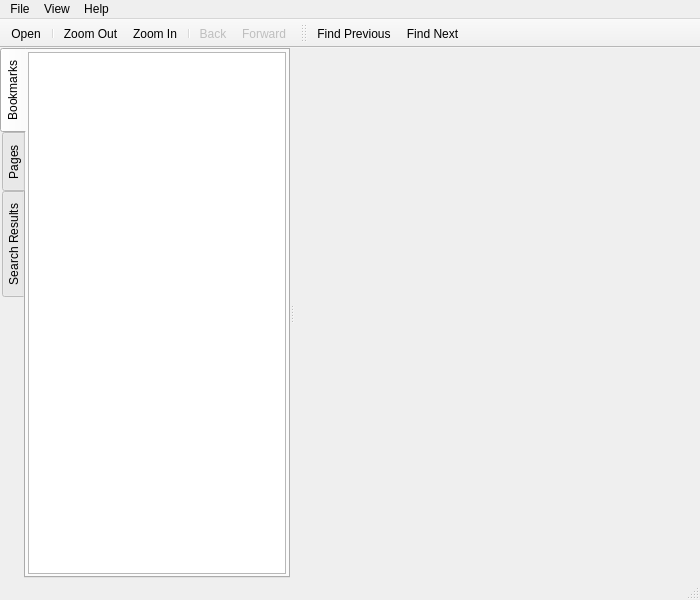
<?xml version="1.0" encoding="UTF-8"?>
<ui version="4.0">
 <class>MainWindow</class>
 <widget class="QMainWindow" name="MainWindow">
  <property name="geometry">
   <rect>
    <x>0</x>
    <y>0</y>
    <width>700</width>
    <height>600</height>
   </rect>
  </property>
  <property name="windowTitle">
   <string>PDF Viewer</string>
  </property>
  <property name="unifiedTitleAndToolBarOnMac">
   <bool>true</bool>
  </property>
  <widget class="QWidget" name="centralWidget">
   <layout class="QVBoxLayout" name="verticalLayout">
    <property name="spacing">
     <number>0</number>
    </property>
    <property name="leftMargin">
     <number>0</number>
    </property>
    <property name="topMargin">
     <number>0</number>
    </property>
    <property name="rightMargin">
     <number>0</number>
    </property>
    <property name="bottomMargin">
     <number>0</number>
    </property>
    <item>
     <widget class="QWidget" name="widget" native="true">
      <layout class="QVBoxLayout" name="verticalLayout_2">
       <property name="spacing">
        <number>0</number>
       </property>
       <property name="leftMargin">
        <number>0</number>
       </property>
       <property name="topMargin">
        <number>0</number>
       </property>
       <property name="rightMargin">
        <number>0</number>
       </property>
       <property name="bottomMargin">
        <number>0</number>
       </property>
       <item>
        <widget class="QSplitter" name="splitter">
         <property name="orientation">
          <enum>Qt::Horizontal</enum>
         </property>
         <widget class="QTabWidget" name="tabWidget">
          <property name="sizePolicy">
           <sizepolicy hsizetype="Preferred" vsizetype="Expanding">
            <horstretch>0</horstretch>
            <verstretch>0</verstretch>
           </sizepolicy>
          </property>
          <property name="tabPosition">
           <enum>QTabWidget::West</enum>
          </property>
          <property name="currentIndex">
           <number>0</number>
          </property>
          <property name="documentMode">
           <bool>false</bool>
          </property>
          <widget class="QWidget" name="bookmarkTab">
           <attribute name="title">
            <string>Bookmarks</string>
           </attribute>
           <layout class="QVBoxLayout" name="verticalLayout_3">
            <property name="spacing">
             <number>0</number>
            </property>
            <property name="leftMargin">
             <number>2</number>
            </property>
            <property name="topMargin">
             <number>2</number>
            </property>
            <property name="rightMargin">
             <number>2</number>
            </property>
            <property name="bottomMargin">
             <number>2</number>
            </property>
            <item>
             <widget class="QTreeView" name="bookmarkView">
              <property name="sizePolicy">
               <sizepolicy hsizetype="Preferred" vsizetype="Expanding">
                <horstretch>0</horstretch>
                <verstretch>0</verstretch>
               </sizepolicy>
              </property>
              <property name="headerHidden">
               <bool>true</bool>
              </property>
             </widget>
            </item>
           </layout>
          </widget>
          <widget class="QWidget" name="pagesTab">
           <attribute name="title">
            <string>Pages</string>
           </attribute>
           <layout class="QVBoxLayout" name="verticalLayout_4">
            <property name="leftMargin">
             <number>2</number>
            </property>
            <property name="topMargin">
             <number>2</number>
            </property>
            <property name="rightMargin">
             <number>2</number>
            </property>
            <property name="bottomMargin">
             <number>2</number>
            </property>
            <item>
             <widget class="QListView" name="thumbnailsView">
              <property name="sizePolicy">
               <sizepolicy hsizetype="Preferred" vsizetype="Expanding">
                <horstretch>0</horstretch>
                <verstretch>0</verstretch>
               </sizepolicy>
              </property>
              <property name="iconSize">
               <size>
                <width>128</width>
                <height>128</height>
               </size>
              </property>
              <property name="movement">
               <enum>QListView::Static</enum>
              </property>
              <property name="resizeMode">
               <enum>QListView::Adjust</enum>
              </property>
              <property name="viewMode">
               <enum>QListView::IconMode</enum>
              </property>
             </widget>
            </item>
           </layout>
          </widget>
          <widget class="QWidget" name="searchResultsTab">
           <attribute name="title">
            <string>Search Results</string>
           </attribute>
           <layout class="QVBoxLayout" name="verticalLayout_5">
            <property name="spacing">
             <number>0</number>
            </property>
            <property name="leftMargin">
             <number>2</number>
            </property>
            <property name="topMargin">
             <number>2</number>
            </property>
            <property name="rightMargin">
             <number>2</number>
            </property>
            <property name="bottomMargin">
             <number>2</number>
            </property>
            <item>
             <widget class="QListView" name="searchResultsView">
              <property name="horizontalScrollBarPolicy">
               <enum>Qt::ScrollBarAlwaysOff</enum>
              </property>
             </widget>
            </item>
           </layout>
          </widget>
         </widget>
         <widget class="QPdfView" name="pdfView" native="true">
          <property name="sizePolicy">
           <sizepolicy hsizetype="Expanding" vsizetype="Expanding">
            <horstretch>10</horstretch>
            <verstretch>0</verstretch>
           </sizepolicy>
          </property>
         </widget>
        </widget>
       </item>
      </layout>
     </widget>
    </item>
   </layout>
  </widget>
  <widget class="QMenuBar" name="menuBar">
   <property name="geometry">
    <rect>
     <x>0</x>
     <y>0</y>
     <width>700</width>
     <height>23</height>
    </rect>
   </property>
   <widget class="QMenu" name="menuFile">
    <property name="title">
     <string>File</string>
    </property>
    <addaction name="actionOpen"/>
    <addaction name="actionQuit"/>
   </widget>
   <widget class="QMenu" name="menuHelp">
    <property name="title">
     <string>Help</string>
    </property>
    <addaction name="actionAbout"/>
    <addaction name="actionAbout_Qt"/>
   </widget>
   <widget class="QMenu" name="menuView">
    <property name="title">
     <string>View</string>
    </property>
    <addaction name="actionZoom_In"/>
    <addaction name="actionZoom_Out"/>
    <addaction name="actionPrevious_Page"/>
    <addaction name="actionNext_Page"/>
    <addaction name="separator"/>
    <addaction name="actionContinuous"/>
   </widget>
   <addaction name="menuFile"/>
   <addaction name="menuView"/>
   <addaction name="menuHelp"/>
  </widget>
  <widget class="QToolBar" name="mainToolBar">
   <property name="movable">
    <bool>false</bool>
   </property>
   <property name="floatable">
    <bool>false</bool>
   </property>
   <attribute name="toolBarArea">
    <enum>TopToolBarArea</enum>
   </attribute>
   <attribute name="toolBarBreak">
    <bool>false</bool>
   </attribute>
   <addaction name="actionOpen"/>
   <addaction name="separator"/>
   <addaction name="actionZoom_Out"/>
   <addaction name="actionZoom_In"/>
   <addaction name="separator"/>
   <addaction name="actionBack"/>
   <addaction name="actionForward"/>
  </widget>
  <widget class="QStatusBar" name="statusBar"/>
  <widget class="QToolBar" name="searchToolBar">
   <property name="windowTitle">
    <string>toolBar</string>
   </property>
   <attribute name="toolBarArea">
    <enum>TopToolBarArea</enum>
   </attribute>
   <attribute name="toolBarBreak">
    <bool>false</bool>
   </attribute>
   <addaction name="actionFindPrevious"/>
   <addaction name="actionFindNext"/>
  </widget>
  <action name="actionOpen">
   <property name="icon">
    <iconset theme="document-open" resource="resources.qrc">
     <normaloff>:/icons/images/document-open.svgz</normaloff>:/icons/images/document-open.svgz</iconset>
   </property>
   <property name="text">
    <string>Open...</string>
   </property>
   <property name="shortcut">
    <string>Ctrl+O</string>
   </property>
  </action>
  <action name="actionQuit">
   <property name="icon">
    <iconset theme="application-exit"/>
   </property>
   <property name="text">
    <string>Quit</string>
   </property>
   <property name="shortcut">
    <string>Ctrl+Q</string>
   </property>
  </action>
  <action name="actionAbout">
   <property name="icon">
    <iconset theme="help-about"/>
   </property>
   <property name="text">
    <string>About</string>
   </property>
  </action>
  <action name="actionAbout_Qt">
   <property name="text">
    <string>About Qt</string>
   </property>
  </action>
  <action name="actionZoom_In">
   <property name="icon">
    <iconset theme="zoom-in" resource="resources.qrc">
     <normaloff>:/icons/images/zoom-in.svgz</normaloff>:/icons/images/zoom-in.svgz</iconset>
   </property>
   <property name="text">
    <string>Zoom In</string>
   </property>
   <property name="shortcut">
    <string>Ctrl+=</string>
   </property>
  </action>
  <action name="actionZoom_Out">
   <property name="icon">
    <iconset theme="zoom-out" resource="resources.qrc">
     <normaloff>:/icons/images/zoom-out.svgz</normaloff>:/icons/images/zoom-out.svgz</iconset>
   </property>
   <property name="text">
    <string>Zoom Out</string>
   </property>
   <property name="shortcut">
    <string>Ctrl+-</string>
   </property>
  </action>
  <action name="actionPrevious_Page">
   <property name="icon">
    <iconset theme="go-previous-view-page" resource="resources.qrc">
     <normaloff>:/icons/images/go-previous-view-page.svgz</normaloff>:/icons/images/go-previous-view-page.svgz</iconset>
   </property>
   <property name="text">
    <string>Previous Page</string>
   </property>
   <property name="shortcut">
    <string>PgUp</string>
   </property>
  </action>
  <action name="actionNext_Page">
   <property name="icon">
    <iconset theme="go-next-view-page" resource="resources.qrc">
     <normaloff>:/icons/images/go-next-view-page.svgz</normaloff>:/icons/images/go-next-view-page.svgz</iconset>
   </property>
   <property name="text">
    <string>Next Page</string>
   </property>
   <property name="shortcut">
    <string>PgDown</string>
   </property>
  </action>
  <action name="actionContinuous">
   <property name="checkable">
    <bool>true</bool>
   </property>
   <property name="text">
    <string>Continuous</string>
   </property>
  </action>
  <action name="actionBack">
   <property name="enabled">
    <bool>false</bool>
   </property>
   <property name="icon">
    <iconset resource="resources.qrc">
     <normaloff>:/icons/images/go-previous-view.svgz</normaloff>:/icons/images/go-previous-view.svgz</iconset>
   </property>
   <property name="text">
    <string>Back</string>
   </property>
   <property name="toolTip">
    <string>back to previous view</string>
   </property>
  </action>
  <action name="actionForward">
   <property name="enabled">
    <bool>false</bool>
   </property>
   <property name="icon">
    <iconset resource="resources.qrc">
     <normaloff>:/icons/images/go-next-view.svgz</normaloff>:/icons/images/go-next-view.svgz</iconset>
   </property>
   <property name="text">
    <string>Forward</string>
   </property>
   <property name="toolTip">
    <string>forward to next view</string>
   </property>
  </action>
  <action name="actionFindNext">
   <property name="icon">
    <iconset theme="go-down" resource=".rcc/resources.qrc">
     <normaloff>:/icons/images/go-down-search.svgz</normaloff>:/icons/images/go-down-search.svgz</iconset>
   </property>
   <property name="text">
    <string>Find Next</string>
   </property>
   <property name="toolTip">
    <string>Find the next occurrence of the phrase</string>
   </property>
   <property name="shortcut">
    <string>F3</string>
   </property>
  </action>
  <action name="actionFindPrevious">
   <property name="icon">
    <iconset theme="go-up" resource=".rcc/resources.qrc">
     <normaloff>:/icons/images/go-up-search.svgz</normaloff>:/icons/images/go-up-search.svgz</iconset>
   </property>
   <property name="text">
    <string>Find Previous</string>
   </property>
   <property name="toolTip">
    <string>Find the previous occurrence of the phrase</string>
   </property>
   <property name="shortcut">
    <string>Shift+F3</string>
   </property>
  </action>
 </widget>
 <layoutdefault spacing="6" margin="11"/>
 <customwidgets>
  <customwidget>
   <class>QPdfView</class>
   <extends>QWidget</extends>
   <header location="global">qpdfview.h</header>
   <container>1</container>
  </customwidget>
 </customwidgets>
 <resources>
  <include location="resources.qrc"/>
 </resources>
 <connections/>
</ui>
